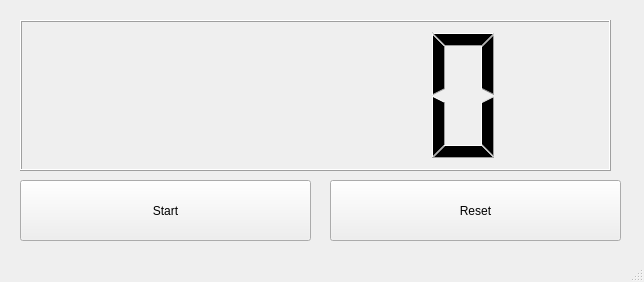
<?xml version="1.0" encoding="UTF-8"?>
<ui version="4.0">
 <class>MainWindow</class>
 <widget class="QMainWindow" name="MainWindow">
  <property name="geometry">
   <rect>
    <x>0</x>
    <y>0</y>
    <width>644</width>
    <height>282</height>
   </rect>
  </property>
  <property name="windowTitle">
   <string>MainWindow</string>
  </property>
  <widget class="QWidget" name="centralwidget">
   <widget class="QPushButton" name="startButton">
    <property name="geometry">
     <rect>
      <x>20</x>
      <y>180</y>
      <width>291</width>
      <height>61</height>
     </rect>
    </property>
    <property name="text">
     <string>Start</string>
    </property>
   </widget>
   <widget class="QPushButton" name="resetButton">
    <property name="geometry">
     <rect>
      <x>330</x>
      <y>180</y>
      <width>291</width>
      <height>61</height>
     </rect>
    </property>
    <property name="text">
     <string>Reset</string>
    </property>
   </widget>
   <widget class="QLCDNumber" name="lcdNumber">
    <property name="geometry">
     <rect>
      <x>20</x>
      <y>20</y>
      <width>591</width>
      <height>151</height>
     </rect>
    </property>
   </widget>
  </widget>
  <widget class="QStatusBar" name="statusbar"/>
 </widget>
 <resources/>
 <connections/>
</ui>
